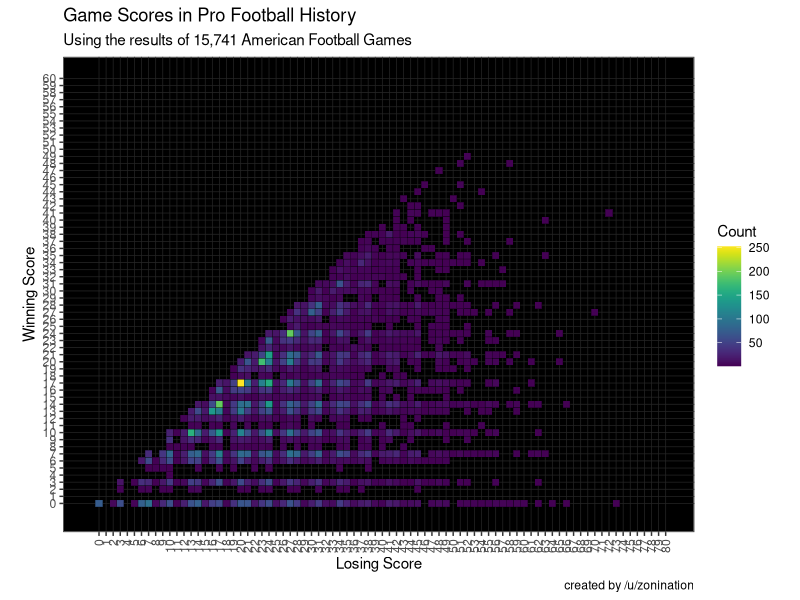
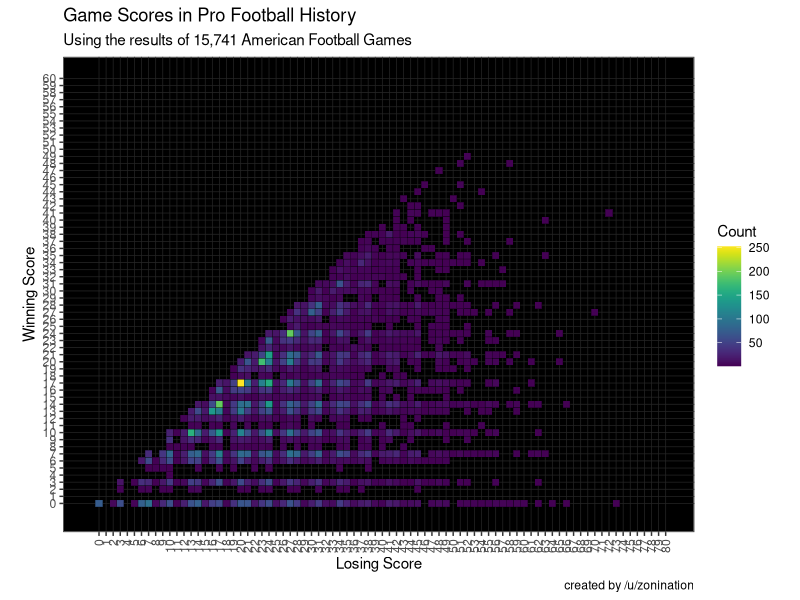

R code for these plots, in order:
# Import data, set working directory, libraries
# setwd("~/Dropbox/R/Football")
games<-read.csv("games.csv", stringsAsFactors=FALSE)
library(ggplot2)
library(viridis)

# Output plot
ggplot(games,aes(x=PtsW,y=PtsL))+
  geom_tile(aes(fill=Count),color="black")+
  scale_fill_viridis(option="viridis")+ # Alternate `option="plasma"`
#  scale_fill_distiller(palette="BuGn")+ # Uncomment to change palette to ColorBrewer
  scale_y_continuous(limits=c(-1,60),breaks=0:60)+
  scale_x_continuous(limits=c(-1,80),breaks=0:80)+
  labs(title="Game Scores in Pro Football History",
       subtitle="Using the results of 15,741 American Football Games", # Change this if you update the data
       y="Winning Score",
       x="Losing Score",
       caption="created by /u/zonination")+
  coord_fixed()+
  theme_bw()+
  theme(axis.text.x = element_text(angle = 90, hjust = 1,vjust=.5))+
  theme(panel.background=element_rect(fill="#000000", color="#F0F0F0"))+
  theme(panel.grid.major=element_line(color="#252525",size=.25))+
  theme(panel.grid.minor=element_blank())
ggsave("football-hmap.png", height=9, width=12, dpi=120, type="cairo-png")